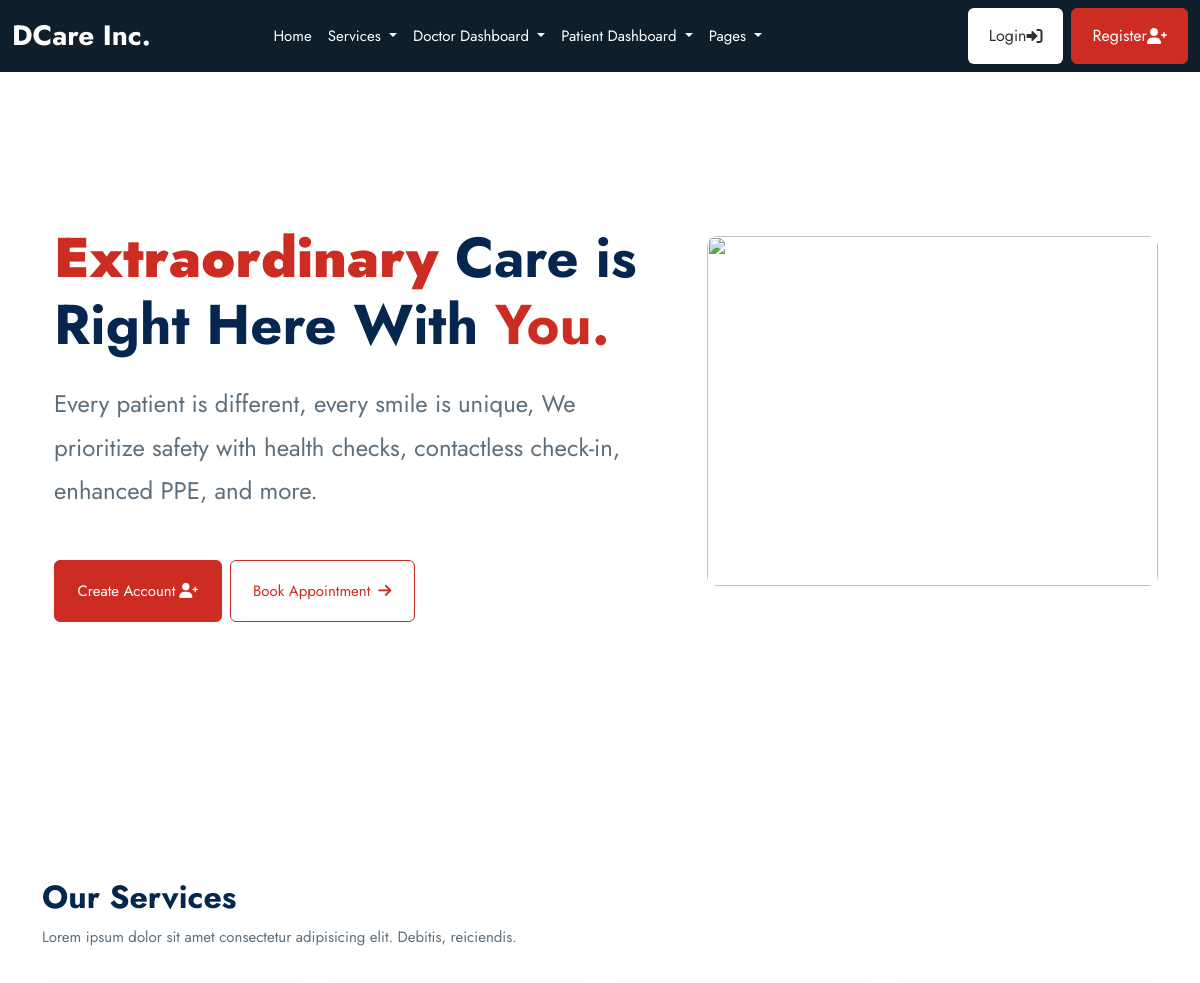
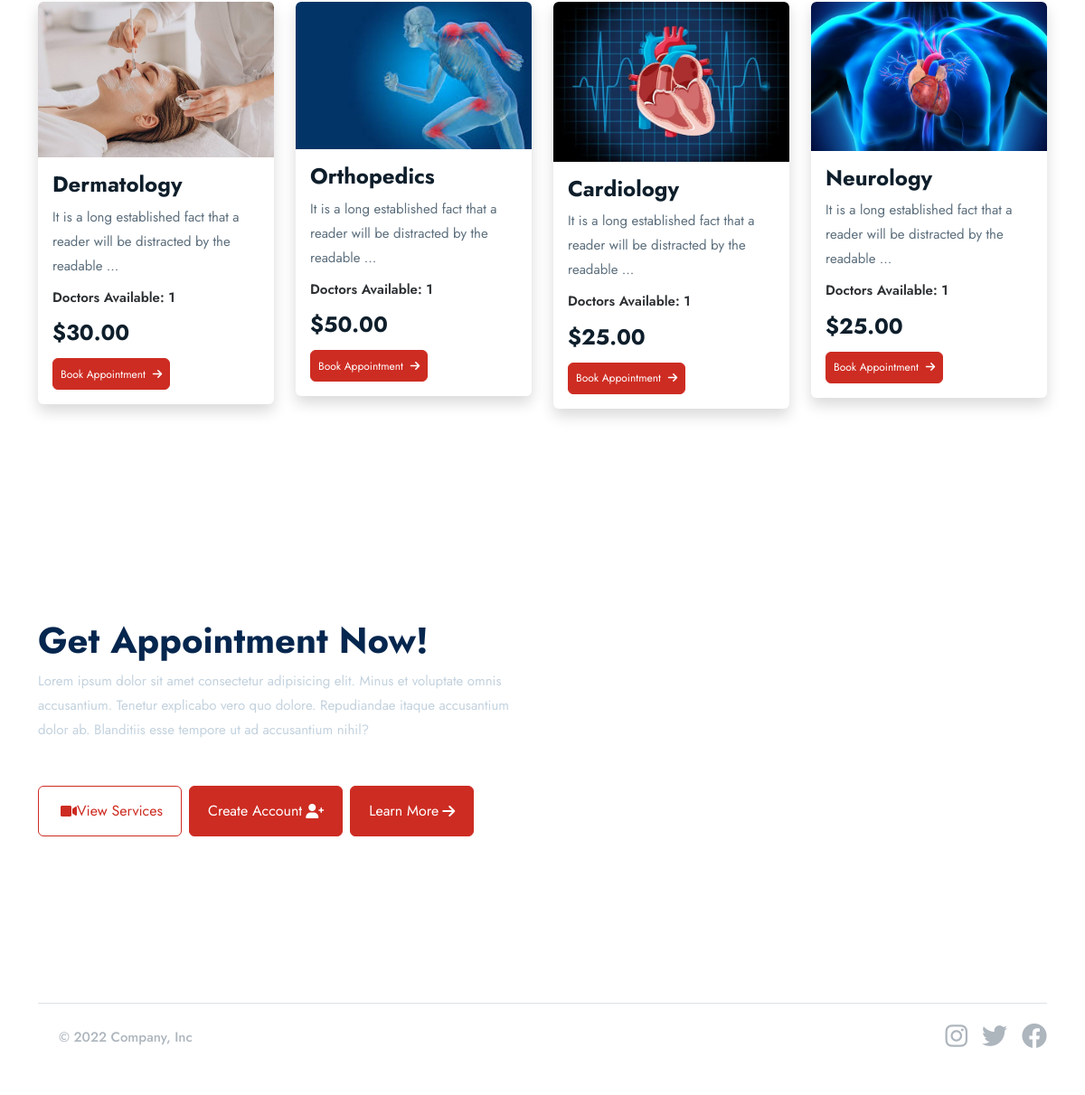
The page / on the database its author committed (2 pictures, top to bottom).
### base/models.py (models this page shows, shortened)
class Service(models.Model):
    name = models.CharField(max_length=100)
    description = models.TextField()
    cost = models.DecimalField(
        max_digits=10, decimal_places=2, validators=[MinValueValidator(0.0)]
    )
    thumbnail = models.ImageField(upload_to="images")
    doctors_available = models.ManyToManyField(Doctor)
    created_at = models.DateTimeField(auto_now_add=True)
    updated_at = models.DateTimeField(auto_now=True)
    class Meta:
        ordering = ["-created_at"]
        verbose_name_plural = "Services"
        verbose_name = "Service"

### base/views.py (the view)
# urls.py: path("", views.HomeView.as_view(), name="home"),
class HomeView(ListView):
    model = Service
    template_name = "base/home.html"
    context_object_name = "services"

### templates/base/home.html (shortened to what this page needs)
{% extends "base.html" %}
{% block body %}
<section class="container">
    <div class="row d-flex justify-content-center align-items-center">
        <div class="col-12 col-lg-7 p-4 rounded-3 bg-white">
            <h1 class="display-4 fw-bold mt-5">
                <span class="text-primary"><b>Extraordinary</b></span> Care is Right Here With <span class="text-primary">You.</span>
            </h1>
            <p class="fs-4 mt-4">Every patient is different, every smile is unique, We prioritize safety with health checks, contactless check-in, enhanced PPE, and more.</p>
            <div class="d-flex align-items-center gap-2 mt-5">
                <button class="btn btn-primary btn-lg">Create Account <i class="fas fa-user-plus ms-1"></i></button>
                <button class="btn btn-outline-primary btn-lg">Book Appointment <i class="fas fa-arrow-right ms-2"></i></button>
            </div>
        </div>
        <div class="col-12 col-lg-5">
            <img class="img-fluid mt-4" style="width: 100%; height: 350px; object-fit: cover; border-radius: 10px" src="https://indiaeducationdiary.in/wp-content/uploads/2024/03/GettyImages-1217096099-3.jpg" alt="" />
        </div>
    </div>
</section>
<section class="container mt-5">
    <div class="py-4">
        <h2 class="">Our Services</h2>
        <p>Lorem ipsum dolor sit amet consectetur adipisicing elit. Debitis, reiciendis.</p>
    </div>
    <div class="row">
        {% for service in services %}
            {% include "base/includes/service_card.html" %}
        {% endfor %}
    </div>
</section>
<section class="container mt-5">
    <div class="row d-flex align-items-center">
        <div class="col-lg-6">
            <h1 class="fw-bold">Get Appointment Now!</h1>
            <p class="text-secondary">Lorem ipsum dolor sit amet consectetur adipisicing elit. Minus et voluptate omnis accusantium. Tenetur explicabo vero quo dolore. Repudiandae itaque accusantium dolor ab. Blanditiis esse tempore ut ad accusantium nihil?</p>
            <div class="d-flex align-items-center gap-2 mt-5">
                <button class="btn btn-outline-primary"><i class="fas fa-video ms-1"></i> View Services</button>
                <button class="btn btn-primary">Create Account <i class="fas fa-user-plus ms-1"></i></button>
                <button class="btn btn-primary">Learn More <i class="fas fa-arrow-right ms-1"></i></button>
            </div>
        </div>
        <div class="col-lg-6">
        </div>
    </div>
</section>
{% endblock body %}

### templates/base/includes/service_card.html
<div class="col-lg-3">
    <div class="card mb-4 shadow">
        <a href={% url "service_details" pk=service.id %}>
            <img src="{{service.thumbnail.url}}" alt="course" class="card-img-top" />
        </a>
        <div class="card-body">
            <h4 class="mb-2 text-truncate-line-2"><a href={% url "service_details" pk=service.id %} class="text-inherit text-dark text-decoration-none">{{service.name|capfirst}}</a></h4>
            <p>{{service.description|truncatewords:'15'}}</p>
            <div class="mt-2">
                <span class="fw-semibold">Doctors Available: {{service.doctors_available.count|default:"0"}}</span>
                <div class="lh-1 mt-3">
                    <span class="text-dark fw-bold fs-4">${{service.cost}}</span>
                </div>
                <a href={% url "service_details" pk=service.id %} class="btn btn-sm btn-primary mt-3">Book Appointment <i class="fas fa-arrow-right ms-2"></i></a>
            </div>
        </div>
    </div>
</div>

### rows shown on the page
Service: thumbnail (picture), name "Dermatology", description "It is a long established fact that a reader will be distracted by the readable …", doctors_available.count "1", cost "30.00"
Service: thumbnail (picture), name "Orthopedics", description "It is a long established fact that a reader will be distracted by the readable …", doctors_available.count "1", cost "50.00"
Service: thumbnail (picture), name "Cardiology", description "It is a long established fact that a reader will be distracted by the readable …", doctors_available.count "1", cost "25.00"
Service: thumbnail (picture), name "Neurology", description "It is a long established fact that a reader will be distracted by the readable …", doctors_available.count "1", cost "25.00"
